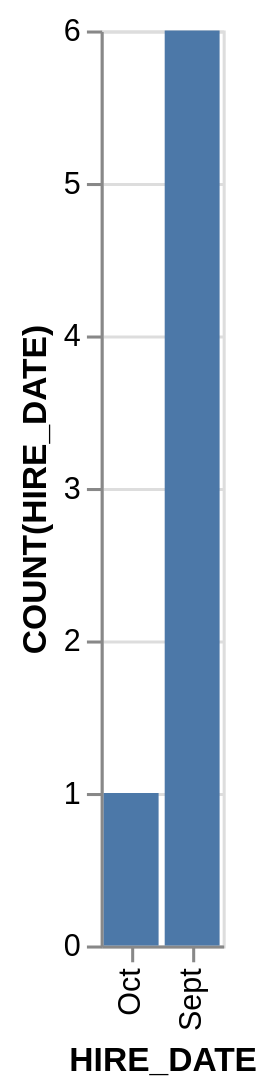

Describe this chart as a Vega-Lite specification.
### Vega-Lite specification from a JSON file in a GitHub repository (floating-point values rounded to 4 significant figures)
{"data": {"values": [{"x_data": "Oct", "y_data": 1}, {"x_data": "Sept", "y_data": 6}]}, "mark": "bar", "encoding": {"x": {"field": "x_data", "type": "nominal", "title": "HIRE_DATE", "sort": {"op": "sum", "field": "y_data", "order": "ascending"}}, "y": {"field": "y_data", "type": "quantitative", "title": "COUNT(HIRE_DATE)"}}}
